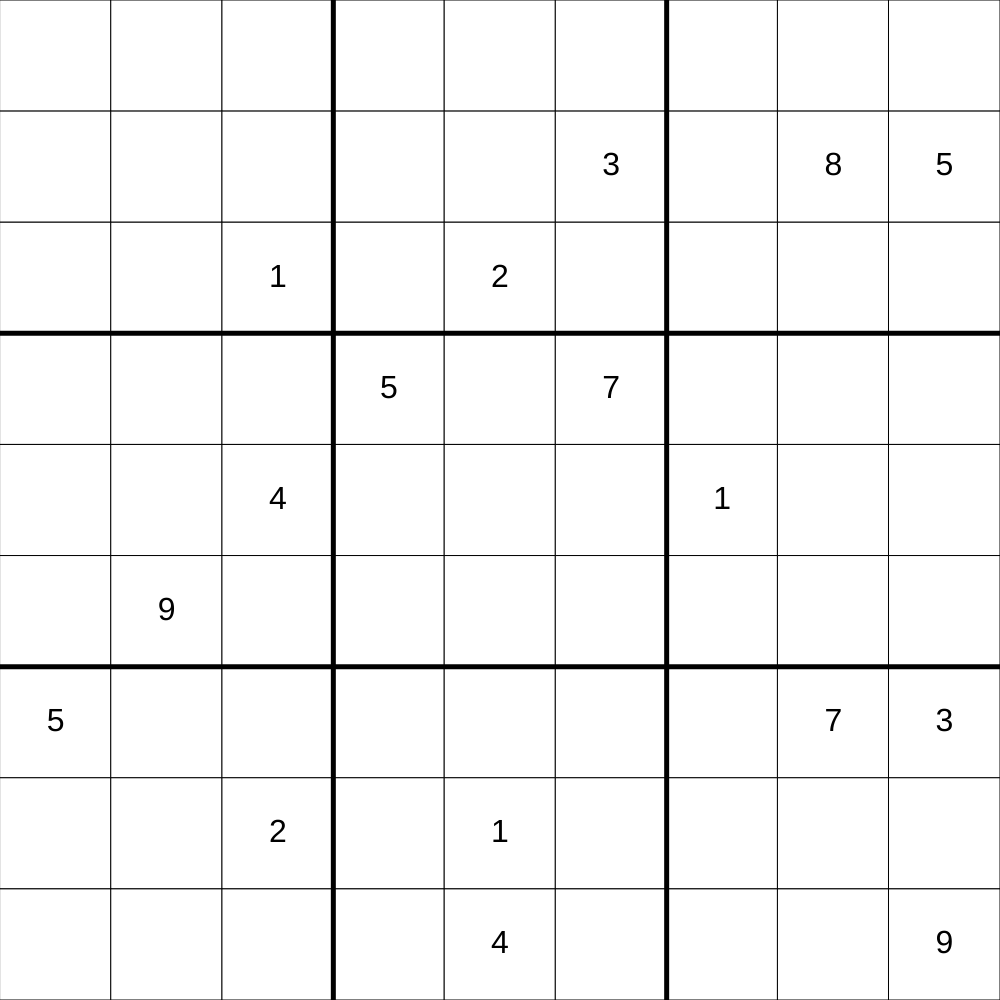
Frame 1 (no input)
Frame 60 (no input): identical to frame 1, image omitted
Frame 120 (the mouse pressed at the canvas centre since frame 60): identical to frame 1, image omitted

The p5.js sketch that drew this single still picture (run headless with seeded random() and noise() and a simulated clock; from frame 60 on, the mouse is pressed at the canvas centre):

// p5.js sketch
// ── sketch.js
// Sudoku

let grid = [[0, 0, 0, 0, 0, 0, 0, 0, 0],
            [0, 0, 0, 0, 0, 3, 0, 8, 5],
            [0, 0, 1, 0, 2, 0, 0, 0, 0],
            [0, 0, 0, 5, 0, 7, 0, 0, 0],
            [0, 0, 4, 0, 0, 0, 1, 0, 0],
            [0, 9, 0, 0, 0, 0, 0, 0, 0],
            [5, 0, 0, 0, 0, 0, 0, 7, 3],
            [0, 0, 2, 0, 1, 0, 0, 0, 0],
            [0, 0, 0, 0, 4, 0, 0, 0, 9]];

const ROWS = 9;
const COLS = 9;
let cellSize;

function setup() {
  if (windowWidth < windowHeight) {
    createCanvas(windowWidth, windowWidth);
  }
  else {
    createCanvas(windowHeight, windowHeight);
  }

  cellSize = width/ROWS;
}

function draw() {
  background(220);
  displayGrid();
  drawBoxes();
}

function drawBoxes() {
  //vertical lines
  strokeWeight(5);
  line(3*cellSize, 0, 3*cellSize, height);
  line(6*cellSize, 0, 6*cellSize, height);

  //horizontal lines
  line(0, 3*cellSize, width, 3*cellSize);
  line(0, 6*cellSize, width, 6*cellSize);
}

function displayGrid() {
  strokeWeight(1);
  for (let y = 0; y < ROWS; y++) {
    for (let x = 0; x < COLS; x++) {
      fill("white");
      rect(x * cellSize, y * cellSize, cellSize, cellSize);
      if (grid[y][x] !== 0) {
        fill("black");
        textAlign(CENTER, CENTER);
        textSize(32);
        text(grid[y][x], x * cellSize + cellSize/2, y * cellSize + cellSize/2);
      }
    }
  }
}
